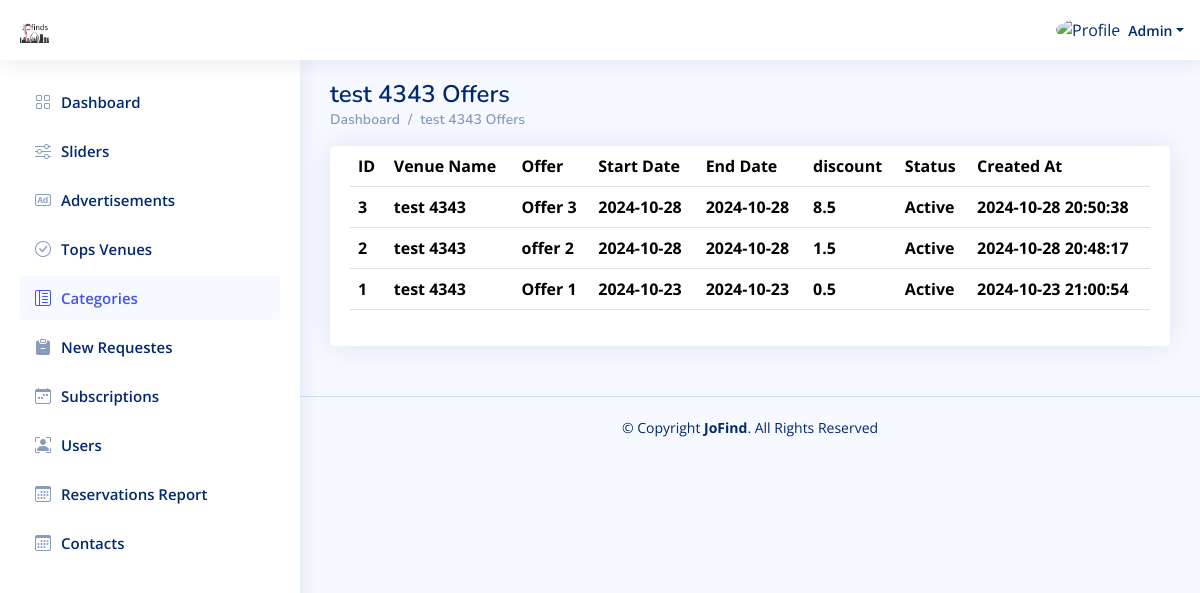
/Admin_Dashboard/Offers.php?place_id=2 (signed in), run on the app's committed database.
### tables this page shows
CREATE TABLE `users` (
  `id` int(11) NOT NULL,
  `type_id` int(11) NOT NULL,
  `name` varchar(250) NOT NULL,
  `email` varchar(250) NOT NULL,
  `password` varchar(250) NOT NULL,
  `phone` varchar(250) NOT NULL,
  `image` varchar(250) DEFAULT NULL,
  `active` int(11) NOT NULL DEFAULT 1,
  `created_at` timestamp NOT NULL DEFAULT current_timestamp()
);

CREATE TABLE `places` (
  `id` int(11) NOT NULL,
  `category_id` int(11) NOT NULL,
  `sub_category_id` int(11) DEFAULT NULL,
  `status_id` int(11) DEFAULT NULL,
  `city_id` int(11) NOT NULL,
  `name` varchar(250) NOT NULL,
  `image` varchar(250) NOT NULL,
  `email` varchar(250) NOT NULL,
  `description` text DEFAULT NULL,
  `total_rate` double NOT NULL DEFAULT 0,
  `phone` varchar(250) NOT NULL,
  `password` varchar(250) NOT NULL,
  `rejection_note` text DEFAULT NULL,
  `address` varchar(250) NOT NULL,
  `commercial_register` varchar(250) NOT NULL,
  `menu` varchar(250) DEFAULT NULL,
  `active` int(11) NOT NULL DEFAULT 1,
  `created_at` timestamp NOT NULL DEFAULT current_timestamp()
);

CREATE TABLE `offers` (
  `id` int(11) NOT NULL,
  `place_id` int(11) NOT NULL,
  `offer` varchar(250) NOT NULL,
  `discount` double NOT NULL,
  `start_date` datetime NOT NULL,
  `end_date` datetime NOT NULL,
  `active` int(11) NOT NULL DEFAULT 1,
  `created_at` timestamp NOT NULL DEFAULT current_timestamp()
);

### Admin_Dashboard/Offers.php (the view, shortened to what this page needs)
<?php
include "../Connect.php";
$A_ID = $_SESSION['A_Log'];
$place_id = $_GET['place_id'];
if (!$A_ID) {
    echo '<script language="JavaScript">
     document.location="../Login.php";
    </script>';
} else {
    $sql1 = mysqli_query($con, "select * from users where id='$A_ID'");
    $row1 = mysqli_fetch_array($sql1);
    $name = $row1['name'];
    $sql2 = mysqli_query($con, "select * from places where id='$place_id'");
    $row2 = mysqli_fetch_array($sql2);
    $venue_name = $row2['name'];
}
?>
<!DOCTYPE html>
<html lang="en">
  <head>
    <link
      href="../assets/vendor/bootstrap/css/bootstrap.min.css"
      rel="stylesheet"
    />
    <link
      href="../assets/vendor/bootstrap-icons/bootstrap-icons.css"
      rel="stylesheet"
    />
    <link href="../assets/vendor/boxicons/css/boxicons.min.css" rel="stylesheet" />
    <link href="../assets/vendor/quill/quill.snow.css" rel="stylesheet" />
    <link href="../assets/vendor/quill/quill.bubble.css" rel="stylesheet" />
    <link href="../assets/vendor/remixicon/remixicon.css" rel="stylesheet" />
    <link href="../assets/vendor/simple-datatables/style.css" rel="stylesheet" />
    <link href="../assets/css/style.css" rel="stylesheet" />
  </head>
  <body>
    <header id="header" class="header fixed-top d-flex align-items-center">
      <div class="d-flex align-items-center justify-content-between">
        <a href="index.php" class="logo d-flex align-items-center">
          <img src="../assets/img/Logo.png" alt="" />
        </a>
      </div>
      <nav class="header-nav ms-auto">
        <ul class="d-flex align-items-center">
          <li class="nav-item dropdown pe-3">
            <a
              class="nav-link nav-profile d-flex align-items-center pe-0"
              href="#"
              data-bs-toggle="dropdown"
            >
              <img
                src="https://www.computerhope.com/jargon/g/guest-user.png"
                alt="Profile"
                class="rounded-circle"
              />
              <span class="d-none d-md-block dropdown-toggle ps-2"><?php echo $name ?></span> </a
            >
          </li>
        </ul>
      </nav>
    </header>
    <?php require './Aside-Nav/Aside.php'?>
    <main id="main" class="main">
      <div class="pagetitle">
        <h1><?php echo $venue_name ?> Offers</h1>
        <nav>
          <ol class="breadcrumb">
            <li class="breadcrumb-item"><a href="index.php">Dashboard</a></li>
            <li class="breadcrumb-item"><?php echo $venue_name ?> Offers</li>
          </ol>
        </nav>
      </div>
      <section class="section">
        <div class="row">
          <div class="col-lg-12">
            <div class="card">
              <div class="card-body">
                <table class="table datatable">
                  <thead>
                    <tr>
                      <th scope="col">ID</th>
                      <th scope="col">Venue Name</th>
                      <th scope="col">Offer</th>
                      <th scope="col">Start Date</th>
                      <th scope="col">End Date</th>
                      <th scope="col">discount</th>
                      <th scope="col">Status</th>
                      <th scope="col">Created At</th>
                    </tr>
                  </thead>
                  <tbody>
                  <?php
$sql1 = mysqli_query($con, "SELECT * from offers WHERE place_id = '$place_id' ORDER BY id DESC");
while ($row1 = mysqli_fetch_array($sql1)) {
    $offer_id = $row1['id'];
    $offer = $row1['offer'];
    $discount = $row1['discount'];
    $start_date = $row1['start_date'];
    $end_date = $row1['end_date'];
    $active = $row1['active'];
    $created_at = $row1['created_at'];
    ?>
                    <tr>
                      <th scope="row"><?php echo $offer_id ?></th>
                      <th scope="row"><?php echo $venue_name ?></th>
                      <th scope="row"><?php echo $offer ?></th>
                      <th scope="row"><?php echo date('Y-m-d', strtotime($start_date)) ?></th>
                      <th scope="row"><?php echo date('Y-m-d', strtotime($end_date)) ?></th>
                      <th scope="row"><?php echo $discount ?></th>
                      <th scope="row"><?php echo $active == 1 ? 'Active' : 'In-Active' ?></th>
                      <th scope="row"><?php echo $created_at ?></th>
                    </tr>
<?php
}?>
                  </tbody>
                </table>
              </div>
            </div>
          </div>
        </div>
      </section>
    </main>
    <footer id="footer" class="footer">
      <div class="copyright">
        &copy; Copyright <strong><span>JoFind</span></strong
        >. All Rights Reserved
      </div>
    </footer>
  </body>
</html>

### assets/css/style.css (style rules this page uses)
:root { scroll-behavior: smooth; }
body { font-family: "Open Sans", sans-serif; background: #f6f9ff; color: #444444; }
a { color: #4154f1; text-decoration: none; }
h1, h2, h3, h4, h5, h6 { font-family: "Nunito", sans-serif; }
#main { margin-top: 60px; padding: 20px 30px; transition: all 0.3s; }
.pagetitle { margin-bottom: 10px; }
.pagetitle h1 { font-size: 24px; margin-bottom: 0; font-weight: 600; color: #012970; }
.card { margin-bottom: 30px; border: none; border-radius: 5px; box-shadow: 0px 0 30px rgba(1, 41, 112, 0.1); }
.card-body { padding: 0 20px 20px 20px; }
.breadcrumb { font-size: 14px; font-family: "Nunito", sans-serif; color: #899bbd; font-weight: 600; }
.breadcrumb a { color: #899bbd; transition: 0.3s; }
.breadcrumb .breadcrumb-item::before { color: #899bbd; }
.logo { line-height: 1; }
@media (min-width: 1200px) { .logo { width: 280px; } }
.logo img { max-height: 26px; margin-right: 6px; }
.header { transition: all 0.5s; z-index: 997; height: 60px; box-shadow: 0px 2px 20px rgba(1, 41, 112, 0.1); background-color: #fff; padding-left: 20px; }
.header-nav ul { list-style: none; }
.header-nav>ul { margin: 0; padding: 0; }
.header-nav .nav-profile { color: #012970; }
.header-nav .nav-profile img { max-height: 36px; }
.header-nav .nav-profile span { font-size: 14px; font-weight: 600; }
@media (min-width: 1200px) { #main, #footer { margin-left: 300px; } }
.footer { padding: 20px 0; font-size: 14px; transition: all 0.3s; border-top: 1px solid #cddfff; }
.footer .copyright { text-align: center; color: #012970; }

### data on the page
users: name "Admin"
places: name "test 4343"
offers: id "3", place.name "test 4343", offer "Offer 3", start_date "2024-10-28", end_date "2024-10-28", discount "8.5", active "Active", created_at "2024-10-28 20:50:38"
offers: id "2", place.name "test 4343", offer "offer 2", start_date "2024-10-28", end_date "2024-10-28", discount "1.5", active "Active", created_at "2024-10-28 20:48:17"
offers: id "1", place.name "test 4343", offer "Offer 1", start_date "2024-10-23", end_date "2024-10-23", discount "0.5", active "Active", created_at "2024-10-23 21:00:54"
